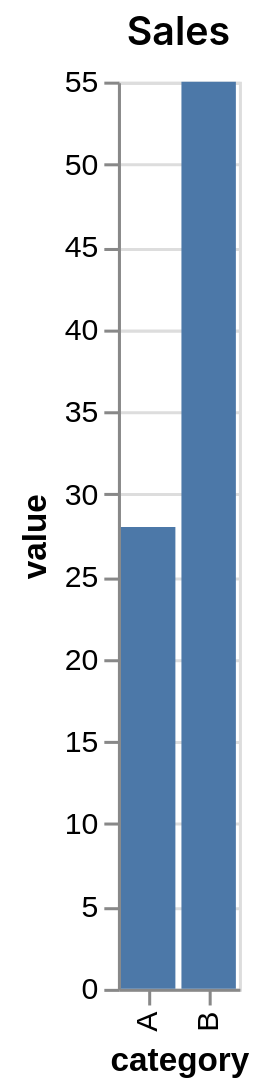

The specification (Vega-Lite) saved for this image:
### Vega-Lite specification from a JSON file in a GitHub repository (floating-point values rounded to 4 significant figures)
{"$schema": "https://vega.github.io/schema/vega-lite/v6.json", "config": {"font": "Liberation Sans"}, "title": {"text": "Sales", "font": "Inter", "fontWeight": 600}, "data": {"values": [{"category": "A", "value": 28}, {"category": "B", "value": 55}]}, "mark": "bar", "encoding": {"x": {"field": "category", "type": "nominal"}, "y": {"field": "value", "type": "quantitative"}}}
